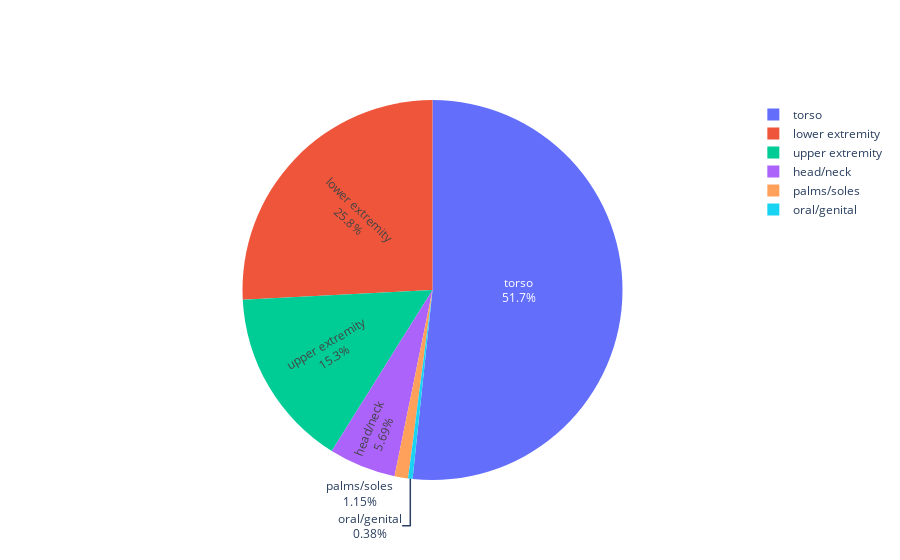

Here is the notebook cell this chart was saved with:
### Code cell
labels=train['anatom_site_general_challenge'].value_counts().index
values=train['anatom_site_general_challenge'].value_counts().values
fig = go.Figure(data=[go.Pie(labels=labels, values=values, textinfo='label+percent',
                             insidetextorientation='radial'
                            )])
fig.show()

### Figure 1 — Plotly figure (JSON) as saved in the notebook; plotly's stock layout.template omitted (floating-point values rounded to 4 significant figures)
{"data": [{"insidetextorientation": "radial", "labels": ["torso", "lower extremity", "upper extremity", "head/neck", "palms/soles", "oral/genital"], "textinfo": "label+percent", "type": "pie", "values": [16845, 8417, 4983, 1855, 375, 124]}], "layout": {}}
